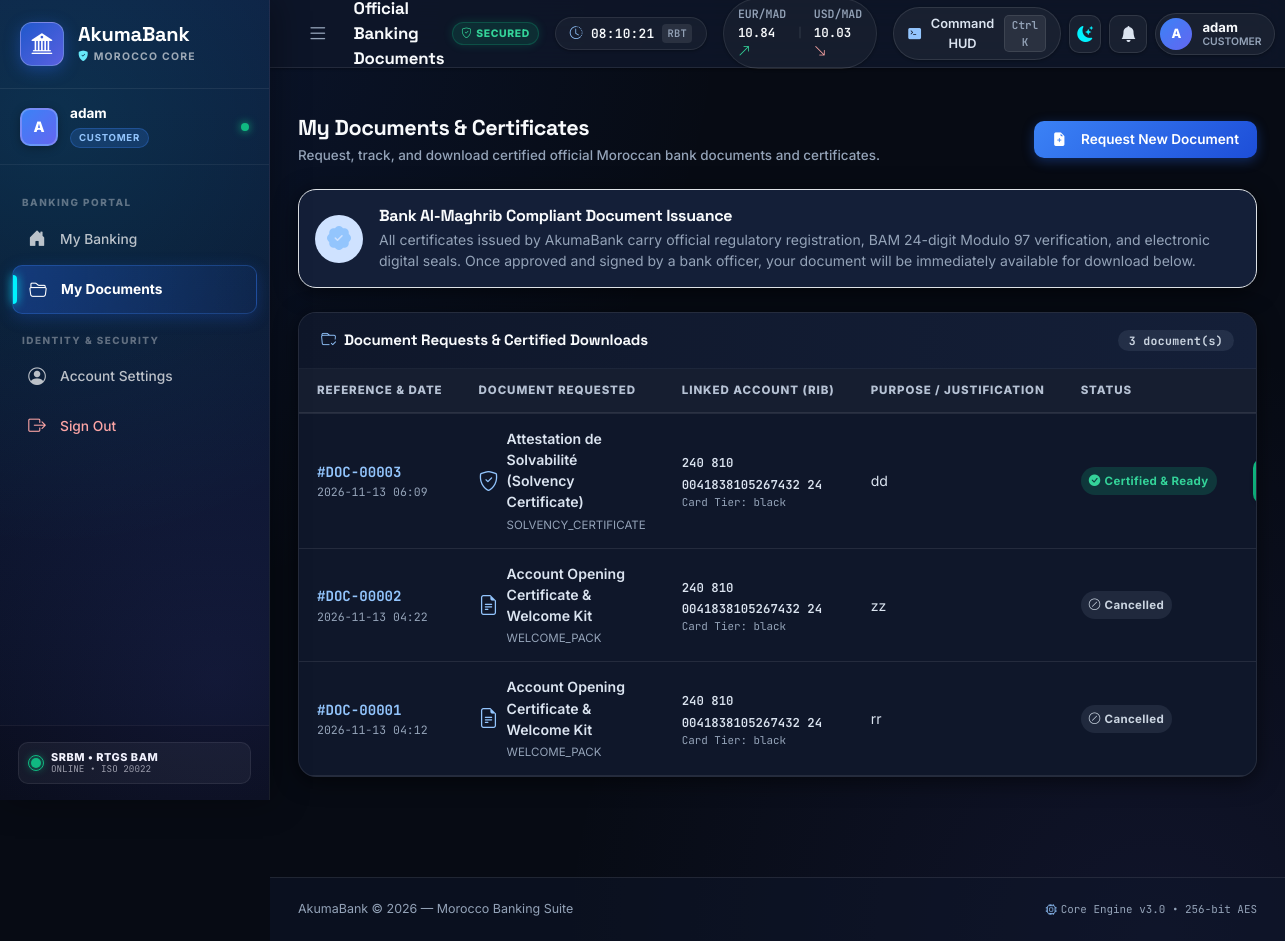
/my-documents (signed in), run on the app's committed database.
### tables this page shows
CREATE TABLE USERS (
                UserID   INTEGER PRIMARY KEY AUTOINCREMENT,
                Username TEXT    NOT NULL UNIQUE,
                Password TEXT    NOT NULL,
                ProfilePicture TEXT,
                FullName TEXT,
                Email TEXT,
                DateOfBirth TEXT,
                Phone TEXT,
                Address TEXT,
                NationalID TEXT,
                ApprovalStatus TEXT NOT NULL DEFAULT 'Approved'
                              CHECK(ApprovalStatus IN ('Pending','Approved','Rejected')),
                MustChangePassword INTEGER NOT NULL DEFAULT 0 CHECK(MustChangePassword IN (0,1)),
                Role     TEXT    NOT NULL DEFAULT 'Admin'
                         CHECK(Role IN ('Owner','Admin','Customer'))
            , BannerImage TEXT, BannerColor TEXT DEFAULT '#5865f2', AboutMe TEXT, CustomStatus TEXT, Pronouns TEXT);

CREATE TABLE DOCUMENT_REQUEST (
            RequestID     INTEGER PRIMARY KEY AUTOINCREMENT,
            CustomerID    INTEGER NOT NULL,
            AccountID     INTEGER,
            DocumentType  TEXT NOT NULL,
            DocumentTitle TEXT NOT NULL,
            Purpose       TEXT,
            Status        TEXT NOT NULL DEFAULT 'Pending'
                          CHECK(Status IN ('Pending','Approved','Rejected','Cancelled')),
            RequestedAt   TEXT NOT NULL DEFAULT (datetime('now')),
            ProcessedAt   TEXT,
            ProcessedBy   INTEGER,
            AdminNote     TEXT,
            SignedPdfFile TEXT,
            FOREIGN KEY (CustomerID) REFERENCES CUSTOMER(CustomerID) ON DELETE CASCADE,
            FOREIGN KEY (AccountID) REFERENCES ACCOUNT(AccountID) ON DELETE SET NULL,
            FOREIGN KEY (ProcessedBy) REFERENCES "USERS"(UserID) ON DELETE SET NULL
        );

CREATE TABLE ACCOUNT (
            AccountID     INTEGER PRIMARY KEY AUTOINCREMENT,
            CustomerID    INTEGER NOT NULL,
            AccountNumber TEXT    NOT NULL UNIQUE,
            AccountType   TEXT    NOT NULL CHECK(AccountType IN ('Savings','Current','Fixed Deposit')),
            Balance       REAL    NOT NULL DEFAULT 0.00,
            OpeningDate   TEXT    NOT NULL DEFAULT (date('now')),
            Status        TEXT    NOT NULL DEFAULT 'Active' CHECK(Status IN ('Active','Frozen','Closed')),
            BranchID      INTEGER, CardNumber TEXT, CardTier TEXT DEFAULT 'classic-blue',
            FOREIGN KEY (CustomerID) REFERENCES CUSTOMER(CustomerID) ON DELETE CASCADE,
            FOREIGN KEY (BranchID)   REFERENCES BRANCH(BranchID)
        );

### routes/documents.py (the view)
@documents_bp.route("/my-documents")
@customer_required
def customer_documents():
    email = session.get("user", {}).get("email")
    conn = get_db()
    customer = conn.execute(
        "SELECT CustomerID, Name, Email FROM CUSTOMER WHERE lower(Email)=lower(?)",
        (email,),
    ).fetchone()
    if not customer:
        conn.close()
        flash("Customer profile not found.", "danger")
        return redirect(url_for("customer_portal.home"))
    cid = customer["CustomerID"]
    accounts = conn.execute(
        "SELECT AccountID, AccountNumber, AccountType, CardTier, Status FROM ACCOUNT WHERE CustomerID=? ORDER BY AccountID",
        (cid,),
    ).fetchall()
    requests = conn.execute("""
        SELECT r.*, a.AccountNumber, a.CardTier, u.Username AS ProcessedByUsername
        FROM DOCUMENT_REQUEST r
        LEFT JOIN ACCOUNT a ON a.AccountID = r.AccountID
        LEFT JOIN USERS u ON u.UserID = r.ProcessedBy
        WHERE r.CustomerID=?
        ORDER BY r.RequestedAt DESC, r.RequestID DESC
    """, (cid,)).fetchall()
    conn.close()
    has_closed_account = any(a["Status"] == "Closed" for a in accounts)
    available_document_types = {
        key: info
        for key, info in DOCUMENT_TYPES.items()
        if key != "CLOSURE_CERTIFICATE" or has_closed_account
    }
    return render_template(
        "customer_documents.html",
        customer=customer,
        accounts=accounts,
        requests=requests,
        document_types=available_document_types,
    )

### templates/customer_documents.html (shortened to what this page needs)
{% extends "base.html" %}
{% block content %}
<div class="page-header-row mb-4">
  <div>
    <h4 class="page-heading">My Documents &amp; Certificates</h4>
    <p class="page-sub">Request, track, and download certified official Moroccan bank documents and certificates.</p>
  </div>
  <button class="btn btn-primary" data-bs-toggle="modal" data-bs-target="#requestDocModal">
    <i class="bi bi-file-earmark-plus-fill me-2"></i>Request New Document
  </button>
</div>
<div class="card-panel mb-4 p-3 bg-body-tertiary border">
  <div class="d-flex align-items-center gap-3">
    <div class="rounded-circle bg-primary-subtle text-primary d-flex align-items-center justify-content-center" style="width: 48px; height: 48px; min-width: 48px;">
      <i class="bi bi-patch-check-fill fs-4"></i>
    </div>
    <div>
      <h6 class="fw-bold mb-1">Bank Al-Maghrib Compliant Document Issuance</h6>
      <p class="text-muted small mb-0">
        All certificates issued by AkumaBank carry official regulatory registration, BAM 24-digit Modulo 97 verification, and electronic digital seals.
        Once approved and signed by a bank officer, your document will be immediately available for download below.
      </p>
    </div>
  </div>
</div>
<div class="card-panel mb-4">
  <div class="panel-header d-flex justify-content-between align-items-center">
    <span class="panel-title"><i class="bi bi-folder-check text-primary me-2"></i>Document Requests &amp; Certified Downloads</span>
    <span class="badge bg-secondary-soft text-secondary font-monospace">{{ requests|length }} document(s)</span>
  </div>
  <div class="panel-body p-0">
    <div class="table-responsive">
      <table class="table table-hover align-middle mb-0">
        <thead class="table-light">
          <tr>
            <th>Reference &amp; Date</th>
            <th>Document Requested</th>
            <th>Linked Account (RIB)</th>
            <th>Purpose / Justification</th>
            <th>Status</th>
            <th class="text-end">Action</th>
          </tr>
        </thead>
        <tbody>
          {% for r in requests %}
          <tr>
            <td>
              <strong class="font-monospace text-primary">#DOC-{{ "%05d"|format(r.RequestID) }}</strong>
              <div class="text-muted small font-monospace" style="font-size: 0.72rem;">{{ r.RequestedAt[:16] }}</div>
            </td>
            <td>
              <div class="d-flex align-items-center gap-2">
                <i class="bi {{ document_types[r.DocumentType].icon if r.DocumentType in document_types else 'bi-file-earmark-pdf' }} fs-5 text-primary"></i>
                <div>
                  <div class="fw-semibold">{{ r.DocumentTitle }}</div>
                  <small class="text-muted" style="font-size: 0.72rem;">{{ r.DocumentType }}</small>
                </div>
              </div>
            </td>
            <td>
              {% if r.AccountNumber %}
              <span class="mono-text fw-semibold small" title="{{ r.AccountNumber }}">{{ r.AccountNumber | format_rib }}</span>
              <div class="small text-muted font-monospace" style="font-size: 0.68rem;">Card Tier: {{ r.CardTier or 'standard' }}</div>
              {% else %}
              <span class="text-muted">—</span>
              {% endif %}
            </td>
            <td>
              <div class="text-truncate" style="max-width: 200px;" title="{{ r.Purpose }}">
                {{ r.Purpose or 'Administrative use' }}
              </div>
            </td>
            <td>
              {% if r.Status == 'Pending' %}
              <span class="badge bg-warning-soft text-warning p-2">
                <i class="bi bi-hourglass-split me-1"></i>Processing &amp; Signature Pending
              </span>
              {% elif r.Status == 'Approved' %}
              <span class="badge bg-success-soft text-success p-2">
                <i class="bi bi-check-circle-fill me-1"></i>Certified &amp; Ready
              </span>
              {% elif r.Status == 'Rejected' %}
              <span class="badge bg-danger-soft text-danger p-2">
                <i class="bi bi-x-circle-fill me-1"></i>Rejected
              </span>
              {% else %}
              <span class="badge bg-secondary-soft text-secondary p-2">
                <i class="bi bi-slash-circle me-1"></i>Cancelled
              </span>
              {% endif %}
            </td>
            <td class="text-end">
              {% if r.Status == 'Pending' %}
              <form method="POST" action="{{ url_for('documents.cancel_document_request', rid=r.RequestID) }}" class="d-inline" onsubmit="return confirm('Cancel this pending document request?');">
                <button type="submit" class="btn btn-sm btn-outline-danger" title="Cancel this request">
                  <i class="bi bi-x-circle me-1"></i>Cancel Request
                </button>
              </form>
              {% elif r.Status == 'Approved' %}
              <a href="{{ url_for('documents.download_approved_document', rid=r.RequestID) }}" target="_blank" class="btn btn-sm btn-success fw-bold shadow-sm" title="Download or view your signed official PDF document">
              </a>
              {% elif r.Status == 'Rejected' %}
              <span class="text-muted small">Not Available</span>
              {% else %}
              <span class="text-muted small">Cancelled</span>
              {% endif %}
            </td>
          </tr>
          {% endfor %}
        </tbody>
      </table>
    </div>
  </div>
</div>
{% endblock %}

### templates/base.html (shortened to what this page needs)
<!DOCTYPE html>
<html lang="en-MA">
<head>
  <link href="https://cdn.jsdelivr.net/npm/bootstrap@5.3.2/dist/css/bootstrap.min.css" rel="stylesheet" />
  <link href="https://cdn.jsdelivr.net/npm/bootstrap-icons@1.11.3/font/bootstrap-icons.css" rel="stylesheet" />
  <link rel="stylesheet" href="{{ url_for('static', filename='css/style.css') }}" />
</head>
<body>
<div class="sidebar" id="sidebar">
  <div class="sidebar-brand">
    <div class="brand-icon">
      <i class="bi bi-bank2"></i>
    </div>
    <div class="brand-text">
      <span class="brand-name">AkumaBank</span>
      <span class="brand-sub"><i class="bi bi-shield-fill-check text-info me-1"></i>Morocco Core</span>
    </div>
  </div>
  <div class="sidebar-user" style="cursor: pointer;" onclick="window.openProfileCard({{ session.user.id }})" title="View your Executive Profile Card">
    {% if session.user.has_pfp or session.user.profile_picture %}
    <img class="user-avatar" src="{{ url_for('profiles.user_avatar', user_id=session.user.id, v=session.user.avatar_version or 0) }}" alt="" />
    {% else %}
    <div class="user-avatar">{{ session.user.username[0]|upper }}</div>
    {% endif %}
    <div class="user-info">
      <div class="user-name">{{ session.user.username }}</div>
      <div class="user-role badge-role role-{{ session.user.role|lower }}">{{ session.user.role }}</div>
    </div>
    <span class="user-status-dot" title="User Session Active"></span>
  </div>
  <nav class="sidebar-nav">
    {% if session.user.role == 'Customer' %}
    <div class="nav-section-title">Banking Portal</div>
    <a href="{{ url_for('customer_portal.home') }}" class="nav-link {% if request.endpoint == 'customer_portal.home' %}active{% endif %}">
      <i class="bi bi-house-door-fill"></i><span>My Banking</span>
    </a>
    <a href="{{ url_for('documents.customer_documents') }}" class="nav-link {% if request.endpoint and request.endpoint.startswith('documents.') %}active{% endif %}">
      <i class="bi bi-folder2-open"></i><span>My Documents</span>
    </a>
    {% endif %}
    <div class="nav-section-title">Identity &amp; Security</div>
    <a href="{{ url_for('profiles.settings') }}" class="nav-link {% if request.endpoint == 'profiles.settings' %}active{% endif %}">
      <i class="bi bi-person-circle"></i><span>Account Settings</span>
    </a>
    <a href="{{ url_for('auth.logout') }}" class="nav-link text-danger-soft">
      <i class="bi bi-box-arrow-right"></i><span>Sign Out</span>
    </a>
  </nav>
  <div class="sidebar-status-footer">
    <div class="cyber-pulse-pill">
      <span class="cyber-pulse-dot"></span>
      <div class="cyber-pulse-meta">
        <span class="cyber-pulse-title">SRBM &bull; RTGS BAM</span>
        <span class="cyber-pulse-sub">ONLINE &bull; ISO 20022</span>
      </div>
    </div>
  </div>
</div>
<div class="main-wrapper" id="mainWrapper">
  <header class="topbar">
    <button class="sidebar-toggle" id="sidebarToggle" aria-label="Toggle navigation">
      <i class="bi bi-list"></i>
    </button>
    <div class="topbar-breadcrumb d-flex align-items-center gap-2">
      <span class="page-title">{% block page_title %}Dashboard{% endblock %}</span>
      <span class="badge-cyber-shield d-none d-sm-inline-flex align-items-center">
        <i class="bi bi-shield-check me-1"></i>SECURED
      </span>
    </div>
    <div class="topbar-center d-none d-xl-flex align-items-center gap-3">
      <div class="topbar-pill topbar-clock" id="topbarClockPill" title="Rabat Banking Local Time (GMT+1)">
        <i class="bi bi-clock-history text-primary"></i>
        <span id="rabatClockText">--:--:--</span>
        <span class="topbar-pill-sub">RBT</span>
      </div>
      <div class="topbar-pill topbar-fx-ticker" title="Indicative Interbank FX Rates (Bank Al-Maghrib)">
        <span class="fx-item"><span class="fx-code">EUR/MAD</span> 10.84 <i class="bi bi-arrow-up-right text-success"></i></span>
        <span class="fx-sep">|</span>
        <span class="fx-item"><span class="fx-code">USD/MAD</span> 10.03 <i class="bi bi-arrow-down-right text-danger"></i></span>
      </div>
    </div>
    <div class="topbar-actions ms-auto d-flex align-items-center gap-2">
      <button class="topbar-btn-hud" id="openCommandPaletteBtn" title="Open Command HUD (Ctrl + K)">
        <i class="bi bi-terminal-fill text-primary"></i>
        <span class="hud-btn-label d-none d-md-inline">Command HUD</span>
        <kbd class="hud-kbd d-none d-md-inline">Ctrl K</kbd>
      </button>
      <button class="topbar-icon-btn theme-toggle-btn" id="themeToggleBtn" title="Switch Theme (Cyber Dark / Crisp Light)" aria-label="Toggle theme">
        <i class="bi bi-moon-stars-fill theme-moon-icon"></i>
      </button>
      <div class="dropdown">
        <button class="topbar-icon-btn position-relative" id="notifDropdownBtn" data-bs-toggle="dropdown" data-bs-auto-close="outside" aria-expanded="false" title="Notifications">
          <i class="bi bi-bell-fill"></i>
        </button>
      </div>
      <div class="dropdown">
        <div class="topbar-user-badge dropdown-toggle" id="userMenuBtn" data-bs-toggle="dropdown" aria-expanded="false" role="button">
          {% if session.user.has_pfp or session.user.profile_picture %}
          <img class="topbar-avatar" src="{{ url_for('profiles.user_avatar', user_id=session.user.id, v=session.user.avatar_version or 0) }}" alt="" />
          {% else %}
          <div class="topbar-avatar">{{ session.user.username[0]|upper }}</div>
          {% endif %}
          <div class="d-none d-md-flex flex-column text-start lh-sm">
            <span class="topbar-username">{{ session.user.username }}</span>
            <span class="topbar-role-sub">{{ session.user.role }}</span>
          </div>
        </div>
      </div>
    </div>
  </header>
  <div class="flash-container">
  </div>
  <main class="page-content">
    {% block content %}{% endblock %}
  </main>
  <footer class="page-footer">
    <div class="d-flex flex-column flex-sm-row align-items-center justify-content-between gap-2">
      <span>AkumaBank &copy; 2026 &mdash; Morocco Banking Suite</span>
      <span class="font-monospace text-muted small"><i class="bi bi-cpu text-primary me-1"></i>Core Engine v3.0 &bull; 256-bit AES</span>
    </div>
  </footer>
</div>
<div class="toast-container position-fixed bottom-0 end-0 p-3" id="cyberToastContainer" style="z-index: 1099;"></div>
</body>
</html>

### data on the page
USERS: user.role "CUSTOMER"
DOCUMENT_REQUEST: RequestID "00003", RequestedAt "2026-11-13 06:09", DocumentTitle "Attestation de Solvabilité (Solvency Certificate)", DocumentType "SOLVENCY_CERTIFICATE", AccountNumber "240 810 0041838105267432 24", CardTier "black", Purpose "dd", Status "Approved" (drawn)
DOCUMENT_REQUEST: RequestID "00002", RequestedAt "2026-11-13 04:22", DocumentTitle "Account Opening Certificate & Welcome Kit", DocumentType "WELCOME_PACK", AccountNumber "240 810 0041838105267432 24", CardTier "black", Purpose "zz", Status "Cancelled" (drawn)
DOCUMENT_REQUEST: RequestID "00001", RequestedAt "2026-11-13 04:12", DocumentTitle "Account Opening Certificate & Welcome Kit", DocumentType "WELCOME_PACK", AccountNumber "240 810 0041838105267432 24", CardTier "black", Purpose "rr", Status "Cancelled" (drawn)

### other printed values
{{ session.user.username[0]|upper }} "A"
{{ session.user.username }} "adam"
{{ requests|length }} "3"
